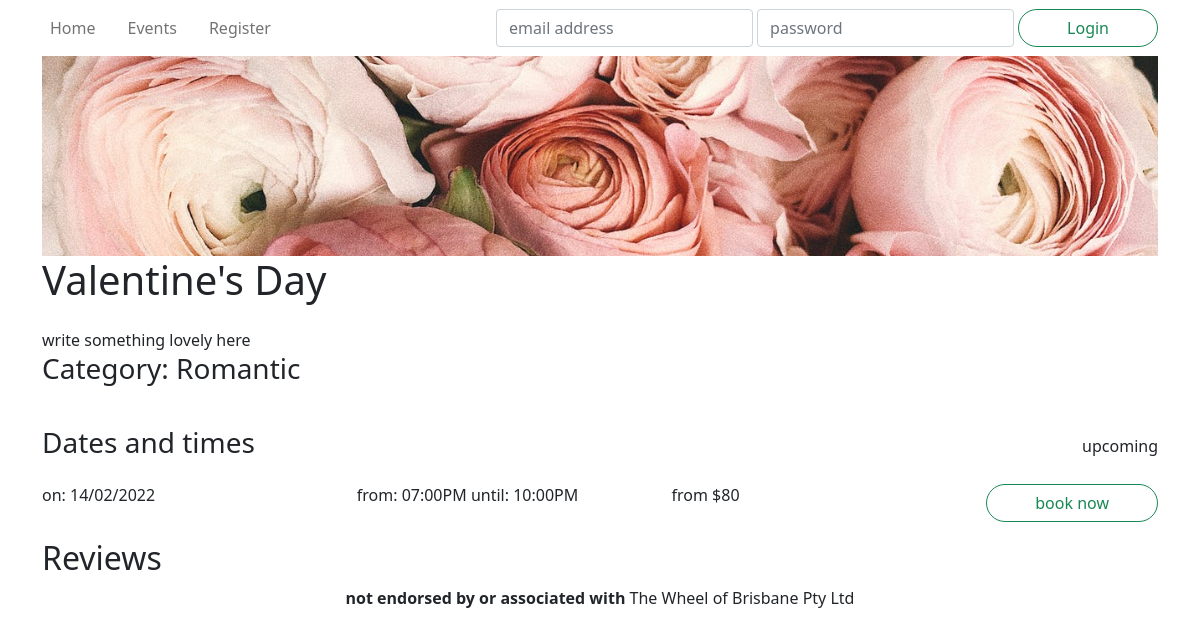
The page /events/15 on the database as committed earlier.
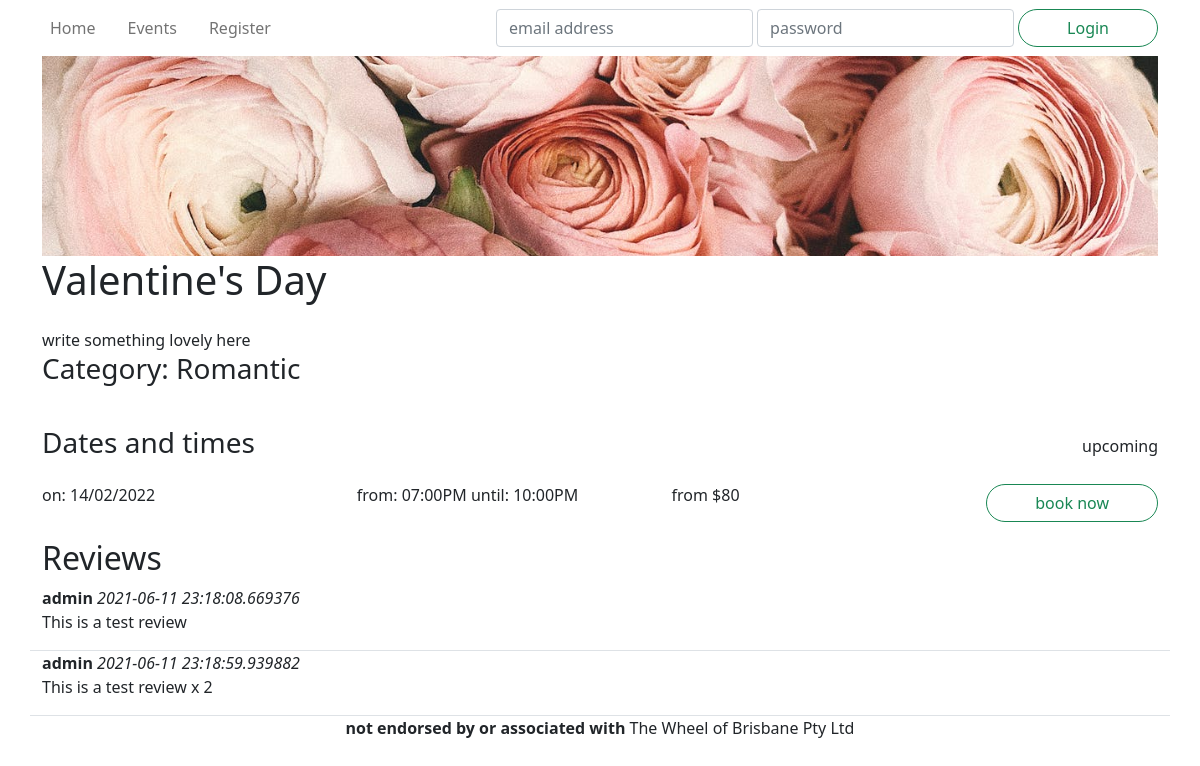
The same page on the database as committed later.
### wheel/models.py (models this page shows, shortened)
class Event(db.Model):
    __tablename__ = 'events'
    id = db.Column(db.Integer, primary_key=True)
    name = db.Column(db.String(255), nullable=False)
    description = db.Column(db.Text)
    category = db.Column(db.String(40))
    status = db.Column(db.Enum('upcoming', 'inactive', 'cancelled', 'booked out'), nullable=False)
    image = db.Column(db.String(255))
    reviews = db.relationship('Review', backref='event')
    tickets = db.relationship('Ticket', backref='event')
    @staticmethod
    def get(id: int):
        return Event.query.get(id)
    def getFutureTickets(self):
        return list( filter( lambda ticket: ticket.datetime > datetime.now(), self.tickets ) )
    def getTicketsRange(self):
        tickets = self.getFutureTickets()
        numberOfTickets = len(tickets)
        if numberOfTickets == 0:
            return [numberOfTickets, None, None]
        min_ticket = reduce( lambda x, y: min(x, y, key=lambda ticket: ticket.datetime), tickets )
        max_ticket = reduce( lambda x, y: max(x, y, key=lambda ticket: ticket.datetime), tickets )
        return [numberOfTickets, min_ticket, max_ticket]
    def printTicketsDateRange(self):
        numberOftickets, min_ticket, max_ticket = self.getTicketsRange()
        if numberOftickets == 0:
            return "There are no tickets for this event."
        min = min_ticket.datetime.strftime("%d/%m/%Y")
        max = max_ticket.datetime.strftime("%d/%m/%Y")
        if min == max:
            return f"on: {min}"
        return f"from: {min} until: {max}"
    def printTicketsTimeRange(self):
        numberOftickets, min_ticket, max_ticket = self.getTicketsRange()
        if numberOftickets == 0:
            return "There are no tickets for this event."
        min = min_ticket.datetime.strftime("%I:%M%p")
        max = max_ticket.datetime.strftime("%I:%M%p")
        if numberOftickets == 1:
            return f"at: {min}"
        if numberOftickets == 2:
            return f"at: {min} and: {max}"
        return f"from: {min} until: {max}"
    def getTicketsPriceFrom(self):
        low_ticket = 100000
        for x in self.tickets:
            if x.price < low_ticket:
                low_ticket = x.price
        if low_ticket == 100000:
            return " "
        low = str(low_ticket)
        return "from $" + low
    def getStatusColour(self):
        return {
            'upcoming': 'success',
            'inactive': 'secondary',
            'booked out': 'secondary',
            'cancelled': 'danger'
        }[self.status]
    def getBookButtonText(self):
        return {
            'upcoming': 'book now',
            'inactive': 'no tickets available',
            'booked out': 'booked out',
            'cancelled': 'cancelled'
        }[self.status]

class Ticket(db.Model):
    __tablename__ = 'tickets'
    id = db.Column(db.Integer, primary_key=True)
    datetime = db.Column(db.DateTime, nullable=False)
    price = db.Column(db.Integer, nullable=False)
    remaining = db.Column(db.Integer, nullable=False)
    event_id = db.Column(db.Integer, db.ForeignKey('events.id'))
    @staticmethod
    def getAllTimesFromTickets(tickets):
        ticketssortedbytime = sorted(tickets, key=lambda ticket: ticket.datetime.strftime("%I:%M %p"))
        ticketsgroupedbytime = groupby(ticketssortedbytime, key=lambda ticket: ticket.datetime.strftime("%I:%M %p"))
        return [time for time, tickets in ticketsgroupedbytime]
    @staticmethod
    def groupTicketsByDate(tickets):
        ticketssortedbydate = sorted(tickets, key=lambda ticket: ticket.datetime)
        ticketsgroupedbydate = groupby(ticketssortedbydate, key=lambda ticket: ticket.datetime.strftime("%d/%m/%Y"))
        return [[date, [time for time in times]] for date, times in ticketsgroupedbydate]

class Review(db.Model):
    __tablename__ = 'reviews'
    id = db.Column(db.Integer, primary_key=True)
    text = db.Column(db.String(400))
    time = db.Column(db.DateTime, default=datetime.now())
    author_id = db.Column(db.Integer, db.ForeignKey('users.id'))
    event_id = db.Column(db.Integer, db.ForeignKey('events.id'))

class User(db.Model, UserMixin):
    __tablename__ = 'users'
    id = db.Column(db.Integer, primary_key=True)
    name = db.Column(db.String(100), nullable=False)
    email = db.Column(db.String(100), index=True, unique=True, nullable=False)
    password_hash = db.Column(db.String(255), nullable=False)
    type = db.Column(db.Enum('customer','administrator'), nullable=False, default='customer')
    reviews = db.relationship('Review', backref='author')
    bookings = db.relationship('Booking', backref='customer')

### wheel/views.py (the view)
@events.route('/<int:id>')
def view(id):
    event = Event.get(id)
    tickets = event.getFutureTickets()
    if len(tickets) == 0:
        if event.status != 'cancelled':
            event.updateStatus("inactive")
    times = Ticket.getAllTimesFromTickets(tickets)
    dates = Ticket.groupTicketsByDate(tickets)
    bookform = BookEventForm()
    reviewform = PostReviewForm() # TODO: create this form
    bookform.ticket.choices = list(map( lambda ticket: (ticket.id, f'${ticket.price}'), tickets ))
    return render_template('event.html', event=event, bookform=bookform, times=times, dates=dates, rform=reviewform)

### wheel/forms.py
class BookEventForm(FlaskForm):
    ticket = RadioField('Tickets', coerce=int, validators=[InputRequired()])
    qty = IntegerField('Number of Gondolas', default=1, validators=[InputRequired()])
    price = IntegerField('Total Price', default=0, validators=[InputRequired()])
    submit = SubmitField("Book now")

class PostReviewForm(FlaskForm):
    text = TextAreaField('Comment', [InputRequired()])
    submit = SubmitField("Post review")

### wheel/templates/event.html (shortened to what this page needs)
{% extends 'base.html' %}
{% import "bootstrap/wtf.html" as wtf %}
{% block hero %}
<div id="minihero" style="background-image: url('{{ event.image }}');"></div>
{% endblock %}
{% block title %}{{ event.name }}{% endblock %}
{% block content %}
<section>
    {{ event.description }}
</section>
<section>
    <div class="row mb-3">
        <header class="row mb-3">
            <h3 class="col">Category: {{event.category}}</h3>
        </header>
    </div>
    <header class="row mb-3">
        <h3 class="col">Dates and times</h3>
        <span class="col-sm-auto ms-auto my-auto">{{ event.status }}</span>
    </header>
    <div class="row mb-3">
        <div class="col-sm">
            <p class="mb-1">
                {{ event.printTicketsDateRange() }}
            </p>
        </div>
        <div class="col-sm">
            <p class="mb-1">
                {{ event.printTicketsTimeRange() }}
            </p>
        </div>
        <div class="col-sm">
            <p>{{ event.getTicketsPriceFrom() }}</p>
        </div>
        <div class="col-sm-auto my-auto">
            <button type="button" class="btn btn-outline-{{ event.getStatusColour() }} rounded-pill px-5"
                    data-bs-toggle="modal" data-bs-target="#book" {{ "disabled" if event.status != 'upcoming' }}>{{ event.getBookButtonText() }}</button>
        </div>
    </div>
</section>
<section>
    <header><h2>Reviews</h3></header>
    <div id="reviews">
    {% for review in event.reviews %}
    <div class="row border-bottom">
        <article>
            <strong>{{ review.author.name }}</strong>
            <i>{{ review.time }}</i>
            <p>{{ review.text }}</p>
        </article>
    </div>
    {% endfor %}
    </div>
</section>
{% endblock %}

### wheel/templates/base.html (shortened to what this page needs)
<!DOCTYPE html>
<html lang="en">
<head>
    <link href="https://cdn.jsdelivr.net/npm/bootstrap@5.0.0-beta3/dist/css/bootstrap.min.css"
            rel="stylesheet">
    <link rel="stylesheet" href="/static/css/unbootstrapify.css">
</head>
<body>
    <div class="container">
        <header>
            <nav class="navbar navbar-expand-lg navbar-light justify-content-between">
                <div class="navbar-nav flex-row gap-3">
                    <a class="nav-link" href="{{ url_for('main.index') }}">Home</a>
                    <a class="nav-link" href="{{ url_for('events.viewAll') }}">Events</a>
                    {% if current_user.is_authenticated %}
                    <a class="nav-link" href="{{ url_for('main.bookings') }}">My Bookings</a>
                    {% else %}
                    <a class="nav-link" href="{{ url_for('auth.register') }}">Register</a>
                    {% endif %}
                </div>
                <div class="collapse navbar-collapse flex-grow-0" id="navbarlogin">
                    {% if not current_user.is_authenticated %}
                    <form method="POST" action="{{ url_for('auth.login') }}" class="navbar-nav flex-row gap-1">
                        <input name="email" type="text" required
                                class="form-control" placeholder="email address">
                        <input name="password" type="password" required
                                class="form-control" placeholder="password">
                        <button class="btn btn-outline-success rounded-pill px-5" type="submit">Login</button>
                    </form>
                    {% else %}
                    <form action="{{ url_for('auth.logout') }}" class="navbar-nav flex-row gap-1">
                        <button class="btn btn-outline-primary rounded-pill px-5" type="submit">Logout</button>
                    </form>
                    {% endif %}
                </div>
            </nav>
            {% block hero %}
            {% endblock %}
        </header>
        <main>
            <header class="row mb-3">
                <div class="col-md"><h1>{% block title %}{% endblock %}</h1></div>
            </header>
            {% block content %}
            {% endblock %}
        </main>
        <footer class="text-center footer"><strong>not endorsed by or associated with </strong>The Wheel of Brisbane Pty Ltd</footer>
    </div>
</body>
</html>

Rows that differ between the two databases and show on the page:
added Review: author.name "admin", time "2021-06-11 23:18:08.669376", text "This is a test review"
added Review: author.name "admin", time "2021-06-11 23:18:59.939882", text "This is a test review x 2"
